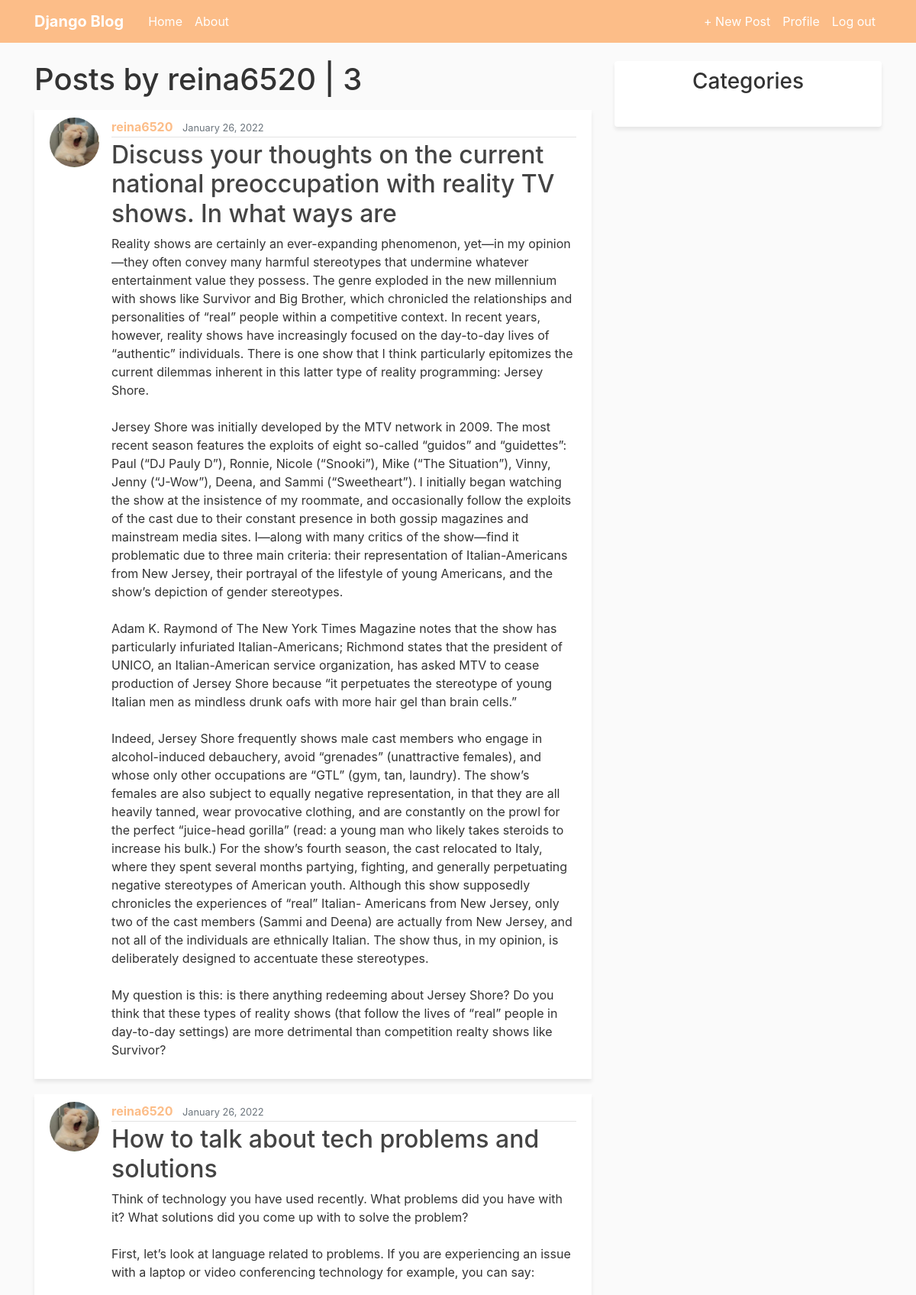
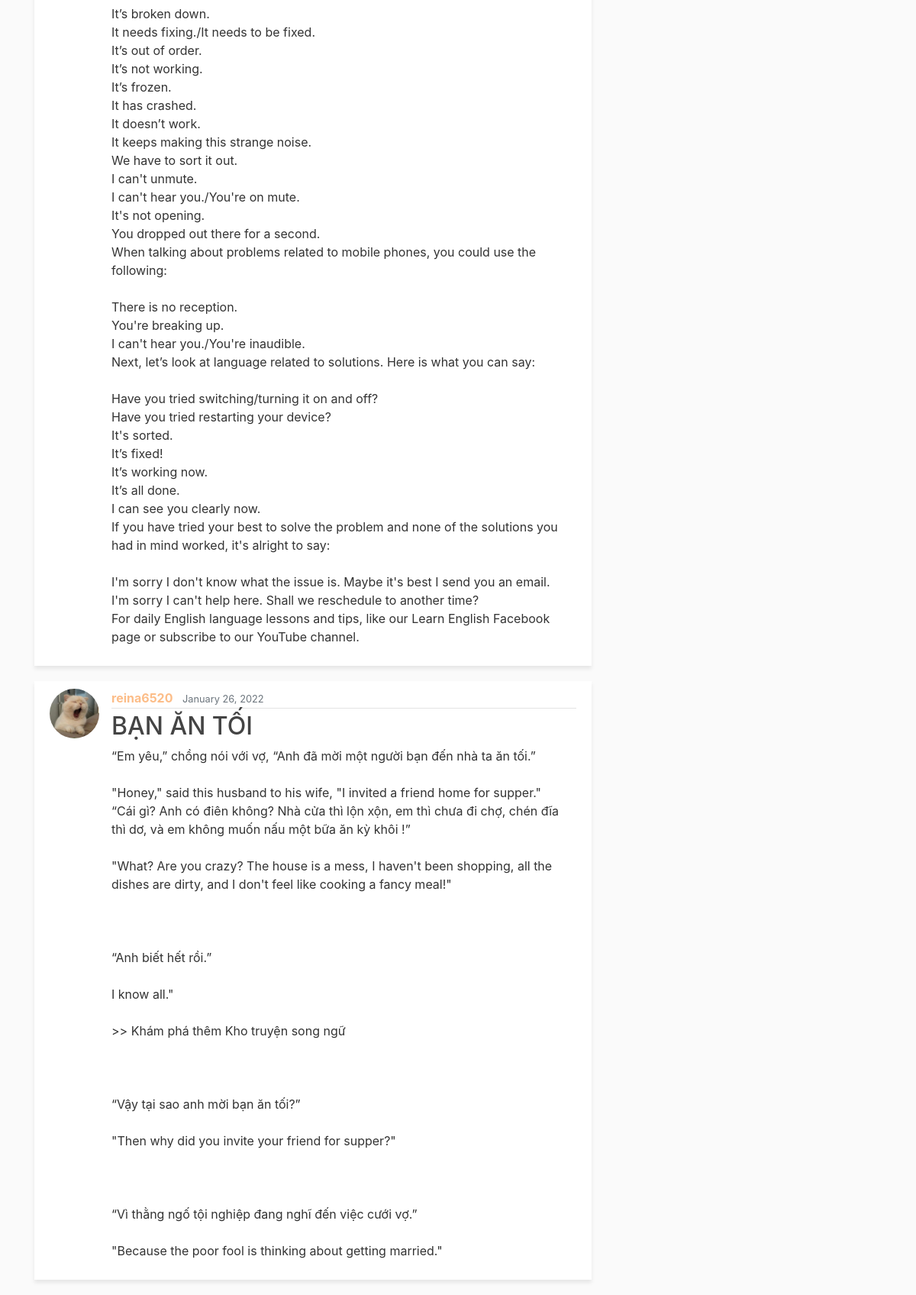
The app's page /user/reina6520/ (signed in) with its own data (2 pictures, top to bottom).
### blog/models.py (models this page shows, shortened)
class Post(models.Model):
    title = models.CharField(max_length=100)
    content = models.TextField()
    created_at = models.DateTimeField(default=timezone.now)
    author = models.ForeignKey(User, on_delete=models.CASCADE)
    category = models.ForeignKey(Category, on_delete=models.SET_NULL, null=True, blank=True)

### users/models.py (models this page shows, shortened)
class Profile(models.Model):
    user = models.OneToOneField(User, on_delete=models.CASCADE, related_name='profile')
    image = models.ImageField(default = 'profile_pics/default.jpg', upload_to = 'profile_pics')

### blog/views.py (the view)
# urls.py: path('user/<str:username>/', UserHomeListView.as_view(), name='user-posts'),
class UserHomeListView(ListView):
    model = Post
    template_name = 'blog/user_posts.html'
    context_object_name = 'posts'
    paginate_by = 5
    def get_queryset(self):
        user = get_object_or_404(User, username=self.kwargs.get('username'))
        return Post.objects.filter(author=user).order_by('-created_at')

### blog/templates/blog/user_posts.html (shortened to what this page needs)
{% extends 'blog/base.html' %}
{% block content %}
    <h1 class="mb-3">Posts by {{ view.kwargs.username }} | {{ page_obj.paginator.count }}</h1>
    {% for post in posts %}
    <article class="media content-section">
        <img src="{{ post.author.profile.image.url }}" class="rounded-circle article-img">
    <div class="media-body">
        <div class="article-metadata">
        <a class="mr-2" href="{% url 'user-posts' post.author.username %}">{{ post.author }}</a>
        <small class="text-muted">{{ post.created_at|date:"F d, Y" }}</small>
        </div>
        <h2><a class="article-title" href="{% url 'post-detail' post.id %}">{{ post.title }}</a></h2>
        <p class="article-content">{{ post.content }}</p>
    </div>
    </article>
    {% endfor %}
{% endblock content %}

### blog/static/blog/main.css (style rules this page uses)
body { background: #fafafa; color: #333333; margin-top: 5rem; }
h1, h2, h3, h4, h5, h6 { color: #333333; }
.content-section { background: #ffffff; padding: 10px 20px; margin-bottom: 20px; box-shadow: 0px 4px 5px 0px rgba(0,0,0,0.08) ; }
.article-title { color: #444444; }
.article-content { white-space: pre-line; }
.article-img { height: 65px; width: 65px; margin-right: 16px; }
.article-metadata { padding-bottom: 1px; margin-bottom: 4px; border-bottom: 1px solid #e3e3e3 }
.article-metadata a { color: #FCBD88; font-weight: 700; }

### records on screen
Post: author.profile.image (picture), author "reina6520", created_at "January 26, 2022", title "Discuss your thoughts on the current national preoccupation with reality TV shows. In what ways are", content "Reality shows are certainly an ever-expanding phenomenon, yet—in my opinion—they often convey many harmful stereotypes that undermine whatever entertainment value they possess. The genre exploded in the new millennium with shows like Survivor and Big Brother, which chronicled the relationships and personalities of “real” people within a competitive context. In recent years, however, reality shows have increasingly focused on the day-to-day lives of “authentic” individuals. There is one show that I think particularly epitomizes the current dilemmas inherent in this latter type of reality programming: Jersey Shore. Jersey Shore was initially developed by the MTV network in 2009. The most…"
Post: author.profile.image (picture), author "reina6520", created_at "January 26, 2022", title "How to talk about tech problems and solutions", content "Think of technology you have used recently. What problems did you have with it? What solutions did you come up with to solve the problem? First, let’s look at language related to problems. If you are experiencing an issue with a laptop or video conferencing technology for example, you can say: It’s broken down. It needs fixing./It needs to be fixed. It’s out of order. It’s not working. It’s frozen. It has crashed. It doesn’t work. It keeps making this strange noise. We have to sort it out. I can't unmute. I can't hear you./You're on mute. It's not opening. You dropped out there for a second. When talking about problems related to mobile phones, you could use the following: There is no…"
Post: author.profile.image (picture), author "reina6520", created_at "January 26, 2022", title "BẠN ĂN TỐI", content "“Em yêu,” chồng nói với vợ, “Anh đã mời một người bạn đến nhà ta ăn tối.” \"Honey,\" said this husband to his wife, \"I invited a friend home for supper.\" “Cái gì? Anh có điên không? Nhà cửa thì lộn xộn, em thì chưa đi chợ, chén đĩa thì dơ, và em không muốn nấu một bữa ăn kỳ khôi !” \"What? Are you crazy? The house is a mess, I haven't been shopping, all the dishes are dirty, and I don't feel like cooking a fancy meal!\" “Anh biết hết rồi.” I know all.\" >> Khám phá thêm Kho truyện song ngữ “Vậy tại sao anh mời bạn ăn tối?” \"Then why did you invite your friend for supper?\" “Vì thằng ngố tội nghiệp đang nghĩ đến việc cưới vợ.” \"Because the poor fool is thinking about getting married.\""

### other values on screen
{{ view.kwargs.username }} "reina6520"
{{ page_obj.paginator.count }} "3"
